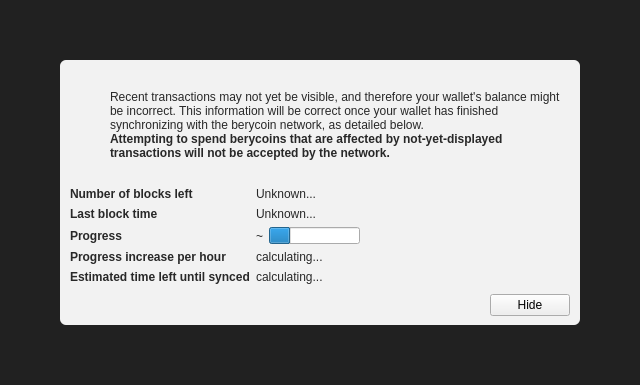
<?xml version="1.0" encoding="UTF-8"?>
<ui version="4.0">
 <class>ModalOverlay</class>
 <widget class="ModalOverlay" name="ModalOverlay">
  <property name="geometry">
   <rect>
    <x>0</x>
    <y>0</y>
    <width>640</width>
    <height>385</height>
   </rect>
  </property>
  <property name="windowTitle">
   <string>Form</string>
  </property>
  <layout class="QVBoxLayout" name="verticalLayout" stretch="0">
   <property name="sizeConstraint">
    <enum>QLayout::SetDefaultConstraint</enum>
   </property>
   <property name="leftMargin">
    <number>0</number>
   </property>
   <property name="topMargin">
    <number>0</number>
   </property>
   <property name="rightMargin">
    <number>0</number>
   </property>
   <property name="bottomMargin">
    <number>0</number>
   </property>
   <item>
    <widget class="QWidget" name="bgWidget" native="true">
     <property name="styleSheet">
      <string notr="true">#bgWidget { background: rgba(0,0,0,220); }</string>
     </property>
     <layout class="QVBoxLayout" name="verticalLayoutMain" stretch="1">
      <property name="leftMargin">
       <number>60</number>
      </property>
      <property name="topMargin">
       <number>60</number>
      </property>
      <property name="rightMargin">
       <number>60</number>
      </property>
      <property name="bottomMargin">
       <number>60</number>
      </property>
      <item>
       <widget class="QWidget" name="contentWidget" native="true">
        <property name="styleSheet">
         <string notr="true">#contentWidget { background: rgba(255,255,255,240); border-radius: 6px; }

QLabel { color: rgb(40,40,40);  }</string>
        </property>
        <layout class="QVBoxLayout" name="verticalLayoutSub" stretch="1,0,0,0">
         <property name="spacing">
          <number>0</number>
         </property>
         <property name="leftMargin">
          <number>10</number>
         </property>
         <property name="topMargin">
          <number>10</number>
         </property>
         <property name="rightMargin">
          <number>10</number>
         </property>
         <property name="bottomMargin">
          <number>10</number>
         </property>
         <item>
          <layout class="QHBoxLayout" name="horizontalLayoutIconText" stretch="0,1">
           <property name="topMargin">
            <number>20</number>
           </property>
           <item>
            <layout class="QVBoxLayout" name="verticalLayoutIcon">
             <property name="leftMargin">
              <number>0</number>
             </property>
             <item>
              <widget class="QPushButton" name="warningIcon">
               <property name="enabled">
                <bool>false</bool>
               </property>
               <property name="text">
                <string/>
               </property>
               <property name="icon">
                <iconset>
                 <normaloff>:/icons/warning</normaloff>
                 <disabledoff>:/icons/warning</disabledoff>:/icons/warning</iconset>
               </property>
               <property name="iconSize">
                <size>
                 <width>48</width>
                 <height>48</height>
                </size>
               </property>
               <property name="flat">
                <bool>true</bool>
               </property>
              </widget>
             </item>
             <item>
              <spacer name="verticalSpacerWarningIcon">
               <property name="orientation">
                <enum>Qt::Vertical</enum>
               </property>
               <property name="sizeHint" stdset="0">
                <size>
                 <width>20</width>
                 <height>40</height>
                </size>
               </property>
              </spacer>
             </item>
            </layout>
           </item>
           <item>
            <layout class="QVBoxLayout" name="verticalLayoutInfoText">
             <property name="leftMargin">
              <number>0</number>
             </property>
             <property name="topMargin">
              <number>0</number>
             </property>
             <item>
              <widget class="QLabel" name="infoText">
               <property name="text">
                <string>Recent transactions may not yet be visible, and therefore your wallet's balance might be incorrect. This information will be correct once your wallet has finished synchronizing with the berycoin network, as detailed below.</string>
               </property>
               <property name="textFormat">
                <enum>Qt::RichText</enum>
               </property>
               <property name="wordWrap">
                <bool>true</bool>
               </property>
              </widget>
             </item>
             <item>
              <widget class="QLabel" name="infoTextStrong">
               <property name="font">
                <font>
                 <weight>75</weight>
                 <bold>true</bold>
                </font>
               </property>
               <property name="text">
                <string>Attempting to spend berycoins that are affected by not-yet-displayed transactions will not be accepted by the network.</string>
               </property>
               <property name="textFormat">
                <enum>Qt::RichText</enum>
               </property>
               <property name="wordWrap">
                <bool>true</bool>
               </property>
              </widget>
             </item>
             <item>
              <spacer name="verticalSpacerInTextSpace">
               <property name="orientation">
                <enum>Qt::Vertical</enum>
               </property>
               <property name="sizeHint" stdset="0">
                <size>
                 <width>20</width>
                 <height>40</height>
                </size>
               </property>
              </spacer>
             </item>
            </layout>
           </item>
          </layout>
         </item>
         <item>
          <spacer name="verticalSpacerAfterText">
           <property name="orientation">
            <enum>Qt::Vertical</enum>
           </property>
           <property name="sizeHint" stdset="0">
            <size>
             <width>20</width>
             <height>40</height>
            </size>
           </property>
          </spacer>
         </item>
         <item>
          <layout class="QFormLayout" name="formLayout">
           <property name="fieldGrowthPolicy">
            <enum>QFormLayout::FieldsStayAtSizeHint</enum>
           </property>
           <property name="horizontalSpacing">
            <number>6</number>
           </property>
           <property name="verticalSpacing">
            <number>6</number>
           </property>
           <property name="topMargin">
            <number>10</number>
           </property>
           <item row="0" column="0">
            <widget class="QLabel" name="labelNumberOfBlocksLeft">
             <property name="font">
              <font>
               <weight>75</weight>
               <bold>true</bold>
              </font>
             </property>
             <property name="text">
              <string>Number of blocks left</string>
             </property>
            </widget>
           </item>
           <item row="0" column="1">
            <widget class="QLabel" name="numberOfBlocksLeft">
             <property name="text">
              <string>Unknown...</string>
             </property>
            </widget>
           </item>
           <item row="1" column="0">
            <widget class="QLabel" name="labelLastBlockTime">
             <property name="font">
              <font>
               <weight>75</weight>
               <bold>true</bold>
              </font>
             </property>
             <property name="text">
              <string>Last block time</string>
             </property>
            </widget>
           </item>
           <item row="1" column="1">
            <widget class="QLabel" name="newestBlockDate">
             <property name="sizePolicy">
              <sizepolicy hsizetype="Maximum" vsizetype="Preferred">
               <horstretch>0</horstretch>
               <verstretch>0</verstretch>
              </sizepolicy>
             </property>
             <property name="text">
              <string>Unknown...</string>
             </property>
            </widget>
           </item>
           <item row="2" column="0">
            <widget class="QLabel" name="labelSyncDone">
             <property name="font">
              <font>
               <weight>75</weight>
               <bold>true</bold>
              </font>
             </property>
             <property name="text">
              <string>Progress</string>
             </property>
            </widget>
           </item>
           <item row="2" column="1">
            <layout class="QHBoxLayout" name="horizontalLayoutSync" stretch="0,1">
             <item>
              <widget class="QLabel" name="percentageProgress">
               <property name="text">
                <string notr="true">~</string>
               </property>
              </widget>
             </item>
             <item>
              <widget class="QProgressBar" name="progressBar">
               <property name="value">
                <number>24</number>
               </property>
               <property name="format">
                <string/>
               </property>
              </widget>
             </item>
            </layout>
           </item>
           <item row="4" column="0">
            <widget class="QLabel" name="labelProgressIncrease">
             <property name="font">
              <font>
               <weight>75</weight>
               <bold>true</bold>
              </font>
             </property>
             <property name="text">
              <string>Progress increase per hour</string>
             </property>
            </widget>
           </item>
           <item row="4" column="1">
            <widget class="QLabel" name="progressIncreasePerH">
             <property name="text">
              <string>calculating...</string>
             </property>
            </widget>
           </item>
           <item row="5" column="0">
            <widget class="QLabel" name="labelEstimatedTimeLeft">
             <property name="font">
              <font>
               <weight>75</weight>
               <bold>true</bold>
              </font>
             </property>
             <property name="text">
              <string>Estimated time left until synced</string>
             </property>
            </widget>
           </item>
           <item row="5" column="1">
            <widget class="QLabel" name="expectedTimeLeft">
             <property name="text">
              <string>calculating...</string>
             </property>
            </widget>
           </item>
          </layout>
         </item>
         <item>
          <layout class="QHBoxLayout" name="horizontalLayoutButtons">
           <property name="leftMargin">
            <number>10</number>
           </property>
           <property name="topMargin">
            <number>10</number>
           </property>
           <item>
            <spacer name="horizontalSpacer">
             <property name="orientation">
              <enum>Qt::Horizontal</enum>
             </property>
             <property name="sizeHint" stdset="0">
              <size>
               <width>40</width>
               <height>20</height>
              </size>
             </property>
            </spacer>
           </item>
           <item>
            <widget class="QPushButton" name="closeButton">
             <property name="text">
              <string>Hide</string>
             </property>
            </widget>
           </item>
          </layout>
         </item>
        </layout>
       </widget>
      </item>
     </layout>
    </widget>
   </item>
  </layout>
 </widget>
 <customwidgets>
  <customwidget>
   <class>ModalOverlay</class>
   <extends>QWidget</extends>
   <header>modaloverlay.h</header>
   <container>1</container>
  </customwidget>
 </customwidgets>
 <resources/>
 <connections/>
</ui>
